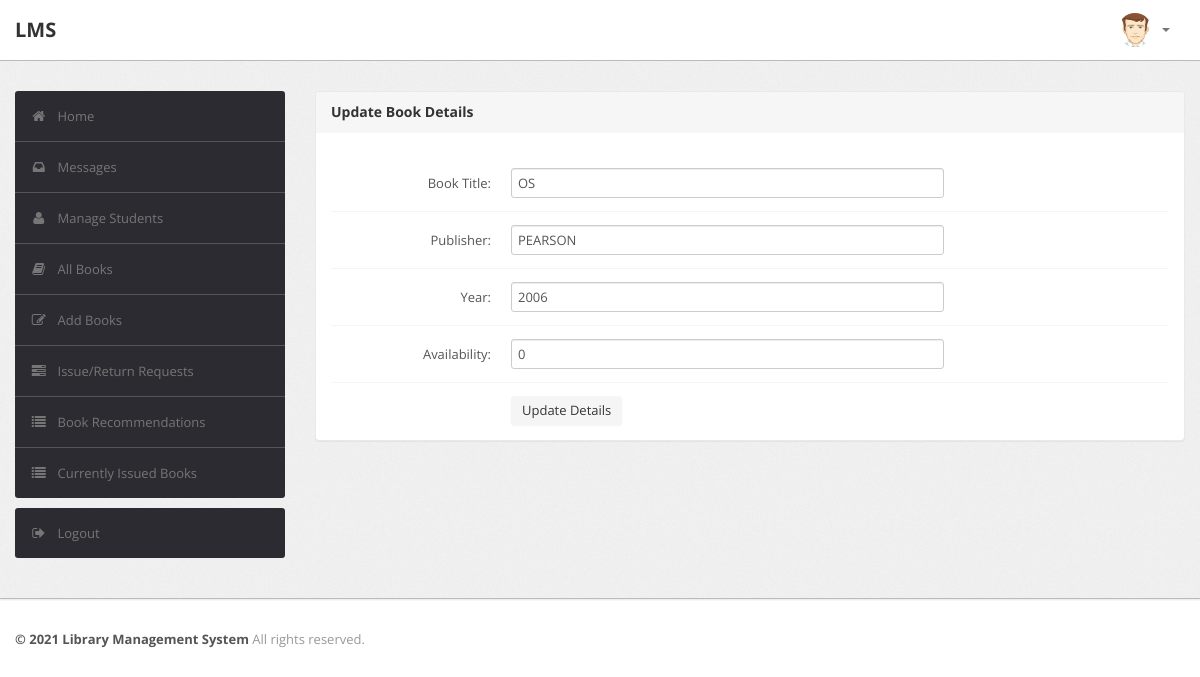
Screenshot of /admin/edit_book_details.php?id=1 (signed in) with the database file from the repository.
### tables this page shows
CREATE TABLE `book` (
  `BookId` int(10) NOT NULL,
  `Title` varchar(50) DEFAULT NULL,
  `Publisher` varchar(50) DEFAULT NULL,
  `Year` varchar(50) DEFAULT NULL,
  `Availability` int(5) DEFAULT NULL
);

### admin/edit_book_details.php (the view, shortened to what this page needs)
<?php
require('dbconn.php');
?>
<?php
if ($_SESSION['RollNo']) {
    ?>
<!DOCTYPE html>
<html lang="en">
    <head>
        <link type="text/css" href="bootstrap/css/bootstrap.min.css" rel="stylesheet">
        <link type="text/css" href="bootstrap/css/bootstrap-responsive.min.css" rel="stylesheet">
        <link type="text/css" href="css/theme.css" rel="stylesheet">
        <link type="text/css" href="images/icons/css/font-awesome.css" rel="stylesheet">
    </head>
    <body>
        <div class="navbar navbar-fixed-top">
            <div class="navbar-inner">
                <div class="container">
                        <a class="brand" href="index.php">LMS </a>
                    <div class="nav-collapse collapse navbar-inverse-collapse">
                        <ul class="nav pull-right">
                            <li class="nav-user dropdown"><a href="#" class="dropdown-toggle" data-toggle="dropdown">
                                <img src="images/user.png" class="nav-avatar" />
                                <b class="caret"></b></a>
                            </li>
                        </ul>
                    </div>
                </div>
            </div>
        </div>
        <div class="wrapper">
            <div class="container">
                <div class="row">
                    <div class="span3">
                        <div class="sidebar">
                            <ul class="widget widget-menu unstyled">
                                <li class="active"><a href="index.php"><i class="menu-icon icon-home"></i>Home
                                </a></li>
                                 <li><a href="message.php"><i class="menu-icon icon-inbox"></i>Messages</a>
                                </li>
                                <li><a href="student.php"><i class="menu-icon icon-user"></i>Manage Students </a>
                                </li>
                                <li><a href="book.php"><i class="menu-icon icon-book"></i>All Books </a></li>
                                <li><a href="addbook.php"><i class="menu-icon icon-edit"></i>Add Books </a></li>
                                <li><a href="requests.php"><i class="menu-icon icon-tasks"></i>Issue/Return Requests </a></li>
                                <li><a href="recommendations.php"><i class="menu-icon icon-list"></i>Book Recommendations </a></li>
                                <li><a href="current.php"><i class="menu-icon icon-list"></i>Currently Issued Books </a></li>
                            </ul>
                            <ul class="widget widget-menu unstyled">
                                <li><a href="logout.php"><i class="menu-icon icon-signout"></i>Logout </a></li>
                            </ul>
                        </div>
                    </div>
                    <div class="span9">
                        <div class="module">
                            <div class="module-head">
                                <h3>Update Book Details</h3>
                            </div>
                            <div class="module-body">
                                <?php
                                    $bookid = $_GET['id'];
                                    $sql = "select * from LMS.book where Bookid='$bookid'";
                                    $result=$conn->query($sql);
                                    $row=$result->fetch_assoc();
                                    $name=$row['Title'];
                                    $publisher=$row['Publisher'];
                                    $year=$row['Year'];
                                    $avail=$row['Availability'];
                                ?>
                                    <br >
                                    <form class="form-horizontal row-fluid" action="edit_book_details.php?id=<?php echo $bookid ?>" method="post">
                                        <div class="control-group">
                                            <b>
                                            <label class="control-label" for="Title">Book Title:</label></b>
                                            <div class="controls">
                                                <input type="text" id="Title" name="Title" value= "<?php echo $name?>" class="span8" required>
                                            </div>
                                        </div>
                                        <div class="control-group">
                                            <b>
                                            <label class="control-label" for="Publisher">Publisher:</label></b>
                                            <div class="controls">
                                                <input type="text" id="Publisher" name="Publisher" value= "<?php echo $publisher?>" class="span8" required>
                                            </div>
                                        </div>
                                        <div class="control-group">
                                            <b>
                                            <label class="control-label" for="Year">Year:</label></b>
                                            <div class="controls">
                                                <input type="text" id="Year" name="Year" value= "<?php echo $year?>" class="span8" required>
                                            </div>
                                        </div>
                                        <div class="control-group">
                                            <b>
                                            <label class="control-label" for="Availability">Availability:</label></b>
                                            <div class="controls">
                                                <input type="text" id="Availability" name="Availability" value= "<?php echo $avail?>" class="span8" required>
                                            </div>
                                        </div>
                                        <div class="control-group">
                                            <div class="controls">
                                                <button type="submit" name="submit"class="btn">Update Details</button>
                                            </div>
                                        </div>
                                    </form>
                                    </div>
                                    </div>
                    </div>
                </div>
            </div>
        </div>
<div class="footer">
            <div class="container">
                <b class="copyright">&copy; 2021 Library Management System </b>All rights reserved.
            </div>
        </div>
    </body>
</html>
<?php }
else {
    echo "<script type='text/javascript'>alert('Access Denied!!!')</script>";
} ?>

### admin/css/theme.css (style rules this page uses)
body { font-size: 13px; font-family: 'Open Sans', Arial, sans-serif; background: #fff; color: #777 }
h1, h2, h3, h4, h5, h6 { color: #333; margin-top: 0 }
h3 { font-size: 20px }
strong, b { color: #555 }
.wrapper { background: url(../images/bg.png) #eee; border-bottom: 1px solid #bbb; -webkit-box-shadow: 0 1px 2px rgba(0,0,0,0.1); -moz-box-shadow: 0 1px 2px rgba(0,0,0,0.1); box-shadow: 0 1px 2px rgba(0,0,0,0.1); padding: 30px 0 }
.footer { color: #999; padding: 30px 0 60px }
form { margin: 0 }
select, textarea, input[type="text"], input[type="password"], input[type="datetime"], input[type="datetime-local"], input[type="date"], input[type="month"], input[type="time"], input[type="week"], input[type="number"], input[type="email"], input[type="url"], input[type="search"], input[type="tel"], input[type="color"], .uneditable-input, label, input, button, select, textarea { -webkit-border-radius: 3px; -moz-border-radius: 3px; border-radius: 3px; font-size: 13px; font-family: 'Open Sans', Tahoma, Arial, sans-serif }
body [class^="icon-"], body [class*=" icon-"] { font-size: 14px; line-height: 20px; height: 20px }
.module { background: #fff; -webkit-border-radius: 3px; -moz-border-radius: 3px; border-radius: 3px; border: 1px solid #ccc; border-bottom-color: #bbb; -webkit-box-shadow: 0 0 1px rgba(0,0,0,0.2); -moz-box-shadow: 0 0 1px rgba(0,0,0,0.2); box-shadow: 0 0 1px rgba(0,0,0,0.2); margin-bottom: 30px }
.form-horizontal .control-group, .form-vertical .control-group { margin-bottom: 0 }
.form-horizontal .control-group+.control-group, .form-vertical .control-group+.control-group { margin-top: 13px; padding-top: 13px; border-top: 1px solid #f5f5f5 }
.navbar { position: static!important; margin: 0!important }
.navbar .navbar-inner { background: #fff; border-bottom: 1px solid #bbb; -webkit-box-shadow: 0 1px 2px rgba(0,0,0,0.15); -moz-box-shadow: 0 1px 2px rgba(0,0,0,0.15); box-shadow: 0 1px 2px rgba(0,0,0,0.15) }
.navbar .brand { color: #333; font-weight: bold; font-size: 20px; margin-right: 20px; padding: 20px }
.navbar .nav>li>a { padding: 20px 15px; font-weight: bold; color: #777 }
.nav-user>a { height: 20px }
.nav-avatar { width: 34px; height: 34px; margin: -7px 5px 0 0; -webkit-border-radius: 50%; -moz-border-radius: 50%; border-radius: 50% }
.btn, .btn-box { -webkit-border-radius: 3px; -moz-border-radius: 3px; border-radius: 3px }
.btn { font-size: 13px; font-weight: 600 }
.btn { display: inline-block; margin-bottom: 0; font-weight: 400; text-align: center; vertical-align: middle; cursor: pointer; background-image: none; border: 1px solid transparent; white-space: nowrap; padding: 4px 10px; font-size: 13px; line-height: 1.42857; border-radius: 4px; -webkit-user-select: none; -moz-user-select: none; -ms-user-select: none; user-select: none }
.widget-menu { background: #fff; -webkit-border-radius: 3px; -moz-border-radius: 3px; border-radius: 3px; overflow: hidden }
.widget-menu a { color: #555; display: block; line-height: 20px; padding: 15px; text-decoration: none!important }
.widget-menu .menu-icon { margin-right: 10px; color: #767676; -webkit-transition: all .2s ease-in-out; -moz-transition: all .2s ease-in-out; transition: all .2s ease-in-out; }
.widget-menu>li+li { border-top: 1px solid #555 }
.widget-menu>li>a { background-color: #2d2b32; color: #767676; -webkit-transition: all .2s ease-in-out; -moz-transition: all .2s ease-in-out; transition: all .2s ease-in-out; }
.module { box-shadow: 0 0 3px rgba(0,0,0,.1); border-color: #e9e9e9; margin-bottom: 20px; background-color: #fff; border-radius: 4px; -webkit-box-shadow: 0 1px 1px rgba(0,0,0,.05); box-shadow: 0 1px 1px rgba(0,0,0,.05); }
.module-head { color: #767676; background-color: #f6f6f6; border-color: #e9e9e9; padding: 10px 15px; border-bottom: 1px solid transparent; border-top-right-radius: 3px; border-top-left-radius: 3px; }
.module-head h3 { font-size: 14px; line-height: 20px; height: 20px; margin: 0 }
.module-body { padding: 15px }

### rows the page displays
book: Title "OS", Publisher "PEARSON", Year "2006", Availability "0"
